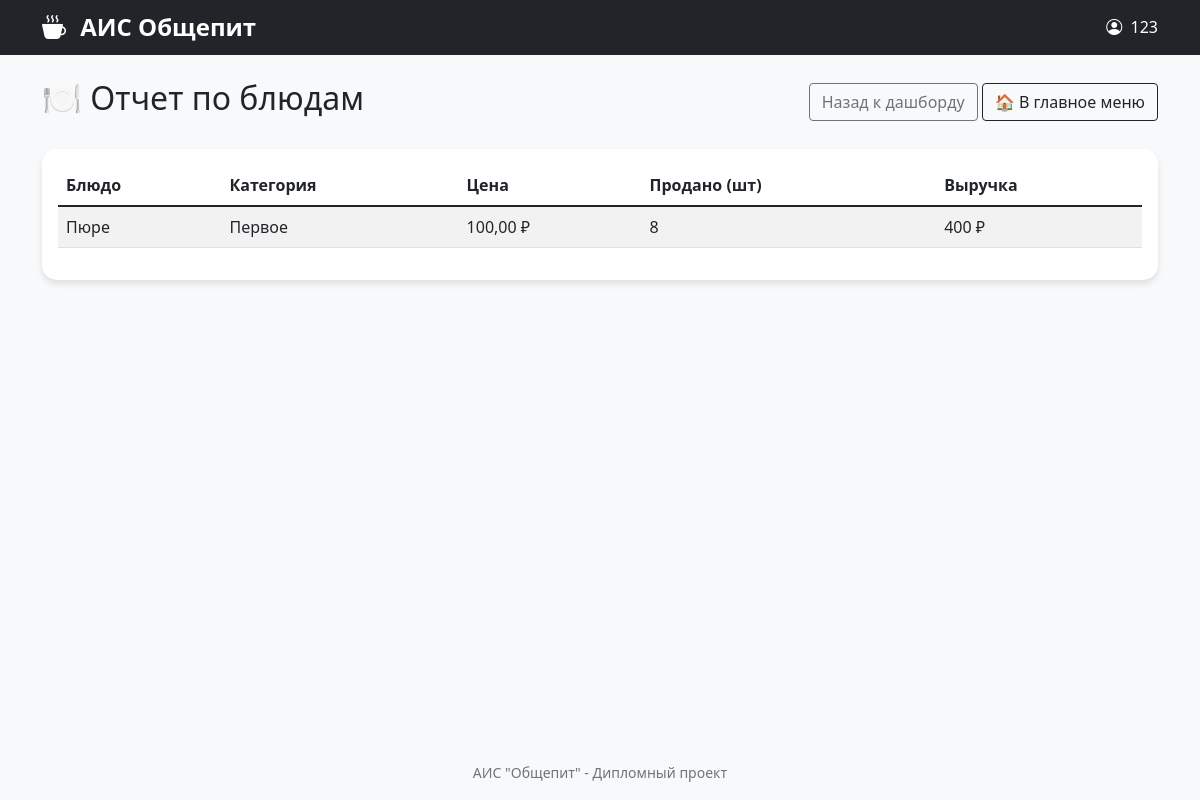
The app's page /reports/dishes/ (signed in) with its own data.
### menu/models.py (models this page shows, shortened)
class Dish(models.Model):
    name = models.CharField(max_length=200, verbose_name="Название блюда")
    description = models.TextField(blank=True, verbose_name="Описание")
    price = models.DecimalField(max_digits=10, decimal_places=2, verbose_name="Цена")
    category = models.ForeignKey(Category, on_delete=models.CASCADE, verbose_name="Категория")
    is_available = models.BooleanField(default=True, verbose_name="Доступно")
    image = models.ImageField(upload_to='dishes/', blank=True, null=True, verbose_name="Изображение")
    created_at = models.DateTimeField(auto_now_add=True, verbose_name="Дата создания")
    updated_at = models.DateTimeField(auto_now=True, verbose_name="Дата обновления")
    class Meta:
        verbose_name = "Блюдо"
        verbose_name_plural = "Блюда"
        ordering = ['category__order', 'name']

class Category(models.Model):
    name = models.CharField(max_length=100, verbose_name="Название категории")
    order = models.IntegerField(default=0, verbose_name="Порядок сортировки")
    class Meta:
        verbose_name = "Категория"              # как в единственном числе
        verbose_name_plural = "Категории"       # как во множественном
        ordering = ['order']

### reports/views.py (the view)
# urls.py: path('dishes/', views.dishes_report, name='dishes_report'),
@staff_member_required
def dishes_report(request):
    dishes = Dish.objects.annotate(
        total_sold=Sum('orderitem__quantity'),
        total_revenue=Sum('orderitem__price')
    ).order_by('-total_sold')
    context = {
        'dishes': dishes,
    }
    return render(request, 'reports/dishes_report.html', context)

### templates/reports/dishes_report.html
{% extends "base.html" %}
{% block content %}
<div class="d-flex justify-content-between align-items-center mb-4">
    <h2>🍽️ Отчет по блюдам</h2>
    <div>
        <a href="{% url 'dashboard' %}" class="btn btn-outline-secondary">Назад к дашборду</a>
        <a href="{% url 'index' %}" class="btn btn-outline-dark">🏠 В главное меню</a>
    </div>
</div>
<div class="card">
    <div class="card-body">
        <table class="table table-striped">
            <thead>
                <tr>
                    <th>Блюдо</th>
                    <th>Категория</th>
                    <th>Цена</th>
                    <th>Продано (шт)</th>
                    <th>Выручка</th>
                </tr>
            </thead>
            <tbody>
                {% for dish in dishes %}
                <tr>
                    <td>{{ dish.name }}</td>
                    <td>{{ dish.category.name }}</td>
                    <td>{{ dish.price }} ₽</td>
                    <td>{{ dish.total_sold|default:0 }}</td>
                    <td>{{ dish.total_revenue|default:0 }} ₽</td>
                </tr>
                {% empty %}
                <tr>
                    <td colspan="5" class="text-center text-muted">Нет данных</td>
                </tr>
                {% endfor %}
            </tbody>
        </table>
    </div>
</div>
{% endblock %}

### templates/base.html (shortened to what this page needs)
{% load pwa %}
<!DOCTYPE html>
<html lang="ru">
<head>
    <link href="https://cdn.jsdelivr.net/npm/bootstrap@5.1.3/dist/css/bootstrap.min.css" rel="stylesheet">
    <link rel="stylesheet" href="https://cdn.jsdelivr.net/npm/bootstrap-icons@1.8.1/font/bootstrap-icons.css">
</head>
<body>
    <nav class="navbar navbar-dark bg-dark">
        <div class="container">
            <span class="navbar-brand mb-0 h1">
                <i class="bi bi-cup-hot-fill me-2"></i>
                АИС Общепит
            </span>
            {% if request.user.is_authenticated %}
            <span class="text-white">
                <i class="bi bi-person-circle me-1"></i>
                {{ request.user.username }}
            </span>
            {% endif %}
        </div>
    </nav>
    <div class="container mt-4 fade-in">
        {% block content %}
        {% endblock %}
    </div>
    <footer class="mt-auto py-3 text-center text-muted">
        <small>АИС "Общепит" - Дипломный проект</small>
    </footer>
</body>
</html>

### templates/base.html (style rules this page uses)
:root { --primary-color: #0d6efd; --success-color: #198754; --warning-color: #ffc107; --danger-color: #dc3545; --dark-bg: #212529; --light-bg: #f8f9fa; }
body { font-family: 'Segoe UI', Tahoma, Geneva, Verdana, sans-serif; background-color: var(--light-bg); min-height: 100vh; display: flex; flex-direction: column; }
.navbar-brand { font-weight: bold; font-size: 1.5rem; }
.card { border-radius: 15px; box-shadow: 0 4px 6px rgba(0,0,0,0.1); transition: transform 0.2s, box-shadow 0.2s; border: none; margin-bottom: 20px; }
.fade-in { animation: fadeIn 0.5s ease-out; }

### records on screen
Dish: name "Пюре", category.name "Первое", price "100,00", total_sold "8", total_revenue "400"

### other values on screen
{{ request.user.username }} "123"
